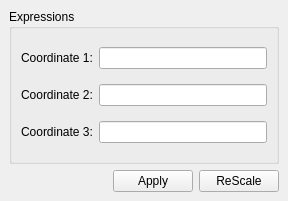
<?xml version="1.0" encoding="UTF-8"?>
<ui version="4.0">
 <class>Coordinates</class>
 <widget class="QDockWidget" name="Coordinates">
  <property name="geometry">
   <rect>
    <x>0</x>
    <y>0</y>
    <width>288</width>
    <height>201</height>
   </rect>
  </property>
  <property name="windowTitle">
   <string>Coordinates</string>
  </property>
  <widget class="QWidget" name="dockWidgetContents">
   <layout class="QGridLayout" name="gridLayout">
    <item row="1" column="2">
     <widget class="QPushButton" name="reScalePBtn">
      <property name="text">
       <string>ReScale</string>
      </property>
     </widget>
    </item>
    <item row="1" column="1">
     <widget class="QPushButton" name="applyPBtn">
      <property name="text">
       <string>Apply</string>
      </property>
     </widget>
    </item>
    <item row="1" column="0">
     <spacer name="horizontalSpacer">
      <property name="orientation">
       <enum>Qt::Horizontal</enum>
      </property>
      <property name="sizeHint" stdset="0">
       <size>
        <width>40</width>
        <height>20</height>
       </size>
      </property>
     </spacer>
    </item>
    <item row="0" column="0" colspan="3">
     <widget class="QGroupBox" name="coordinatesGBox">
      <property name="title">
       <string>Expressions</string>
      </property>
      <layout class="QGridLayout" name="gridLayout_2">
       <item row="0" column="0">
        <widget class="QLabel" name="coordinateXLbl">
         <property name="text">
          <string>Coordinate 1:</string>
         </property>
        </widget>
       </item>
       <item row="2" column="0">
        <widget class="QLabel" name="coordinateZLbl">
         <property name="text">
          <string>Coordinate 3:</string>
         </property>
        </widget>
       </item>
       <item row="1" column="0">
        <widget class="QLabel" name="coordinateYLbl">
         <property name="text">
          <string>Coordinate 2:</string>
         </property>
        </widget>
       </item>
       <item row="0" column="1">
        <widget class="QLineEdit" name="coordinateXLEdit"/>
       </item>
       <item row="1" column="1">
        <widget class="QLineEdit" name="coordinateYLEdit"/>
       </item>
       <item row="2" column="1">
        <widget class="QLineEdit" name="coordinateZLEdit"/>
       </item>
      </layout>
     </widget>
    </item>
   </layout>
  </widget>
 </widget>
 <resources/>
 <connections/>
</ui>
